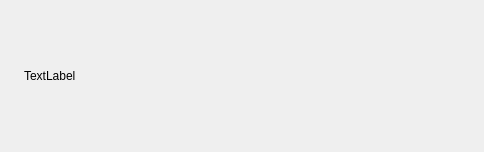
<?xml version="1.0" encoding="UTF-8"?>
<ui version="4.0">
 <class>DotLabel</class>
 <widget class="QWidget" name="DotLabel">
  <property name="geometry">
   <rect>
    <x>0</x>
    <y>0</y>
    <width>484</width>
    <height>152</height>
   </rect>
  </property>
  <property name="windowTitle">
   <string>Form</string>
  </property>
  <layout class="QHBoxLayout" name="horizontalLayout">
   <item>
    <widget class="QLabel" name="labelDot">
     <property name="sizePolicy">
      <sizepolicy hsizetype="Fixed" vsizetype="Fixed">
       <horstretch>0</horstretch>
       <verstretch>0</verstretch>
      </sizepolicy>
     </property>
     <property name="text">
      <string/>
     </property>
    </widget>
   </item>
   <item>
    <widget class="QLabel" name="labelValue">
     <property name="sizePolicy">
      <sizepolicy hsizetype="Preferred" vsizetype="Fixed">
       <horstretch>0</horstretch>
       <verstretch>0</verstretch>
      </sizepolicy>
     </property>
     <property name="text">
      <string>TextLabel</string>
     </property>
    </widget>
   </item>
  </layout>
 </widget>
 <resources/>
 <connections/>
</ui>
